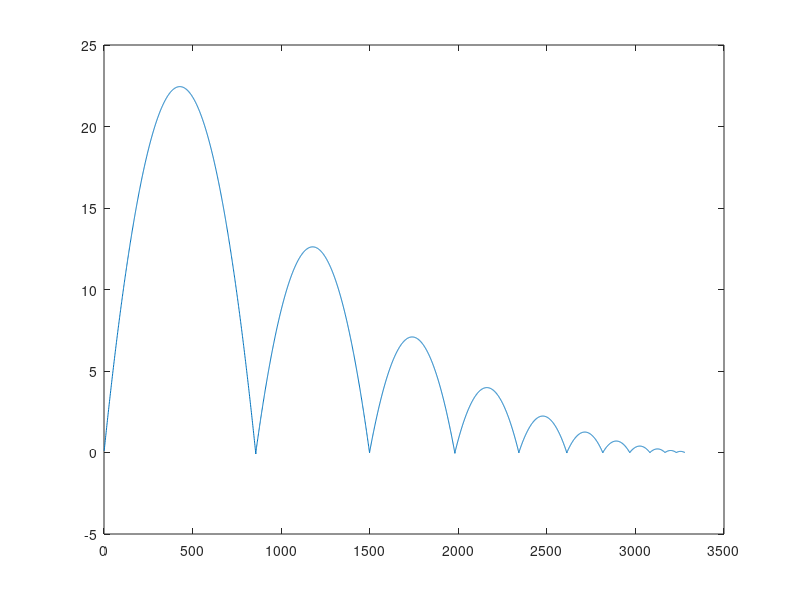
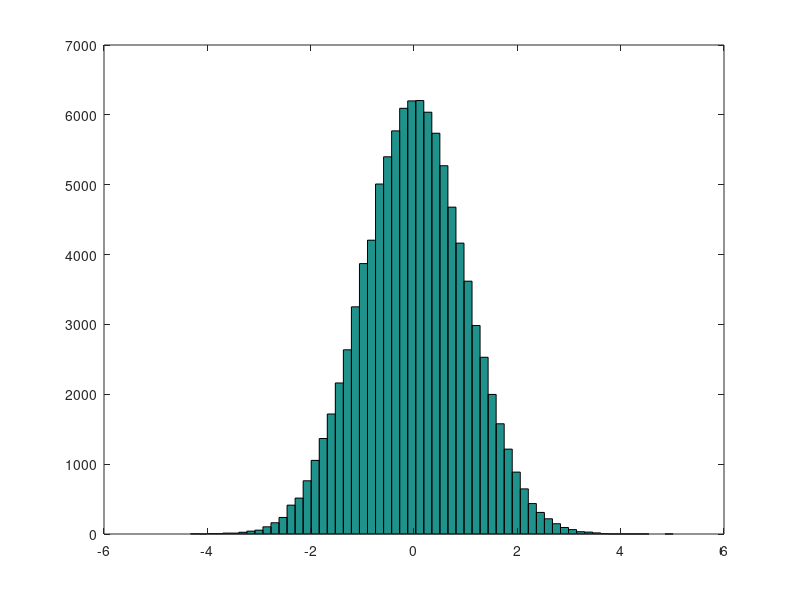
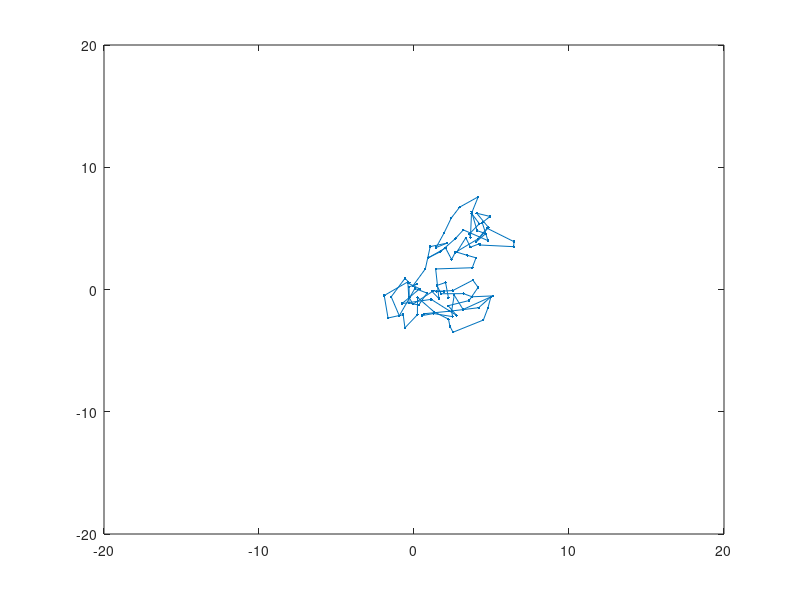
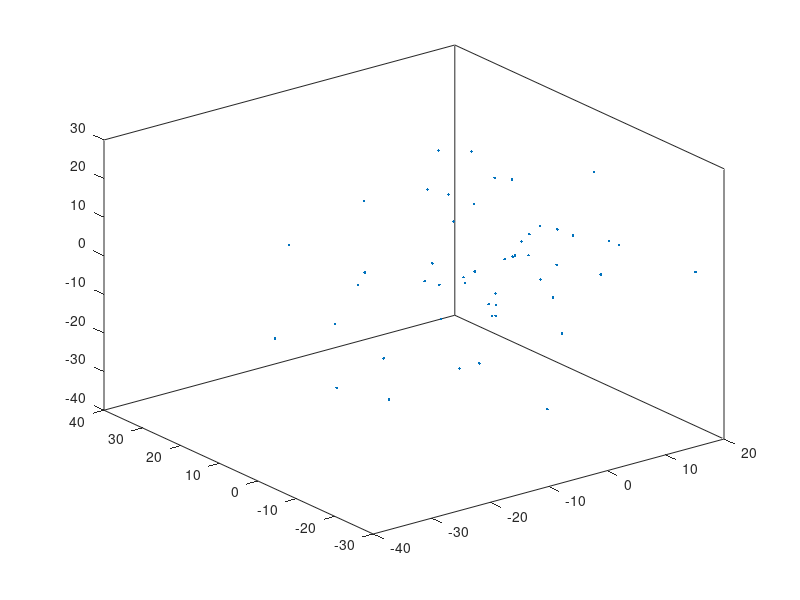

Write MATLAB code to recreate these figures, in order. (Note: this script raises an error after producing the figures.)
%% Orbits Chapter Recap 
% This is an executable program that illustrates the statements
% introduced in the Orbits Chapter of "Experiments in MATLAB".
% You can access it with
%
%    orbits_recap
%    edit orbits_recap
%    publish orbits_recap
%
% Related EXM programs
%
%    bouncer
%    orbits

%   Copyright 2014 Cleve Moler
%   Copyright 2014 The MathWorks, Inc.
%% Core of bouncer, simple gravity. no gravity

   % Initialize

   z0 = eps;
   g = 9.8;
   c = 0.75;
   delta = 0.005;
   v0 = 21;
   y = [];

   % Bounce 

   while v0 >= 1
      v = v0;
      z = z0;
      while z >= 0
         v = v - delta*g;
         z = z + delta*v;
         y = [y  z];
      end
      v0 = c*v0;
   end

   % Simplified graphics

   close all
   figure
   plot(y)

%% Normal random number generator.

   figure
   hist(randn(100000,1),60)


%% Snapshot of two dimensional Brownian motion.

   figure
   m = 100;
   x = cumsum(randn(m,1));
   y = cumsum(randn(m,1));
   plot(x,y,'.-')
   s = 2*sqrt(m);
   axis([-s s -s s]);

%% Snapshot of three dimensional Brownian motion, brownian3

   n = 50;
   delta = 0.125;
   P = zeros(n,3);
   
   for t = 0:10000
      % Normally distributed random velocities.
      V = randn(n,3);
      % Update positions.
      P = P + delta*V;
   end

   figure
   plot3(P(:,1),P(:,2),P(:,3),'.')
   box on

%% Orbits, the n-body problem.

%{
% ORBITS  n-body gravitational attraction for n = 2, 3 or 9.
%   ORBITS(2), two bodies, classical elliptic orbits.
%   ORBITS(3), three bodies, artificial planar orbits.
%   ORBITS(9), nine bodies, the solar system with one sun and 8 planets.
%
%   ORBITS(n,false) turns off the uicontrols and generates a static plot.
%   ORBITS with no arguments is the same as ORBITS(9,true).

   % n = number of bodies.
   % P = n-by-3 array of position coordinates.
   % V = n-by-3 array of velocities
   % M = n-by-1 array of masses
   % H = graphics and user interface handles

   if (nargin < 2)
      gui = true;
   end
   if (nargin < 1);
      n = 9;
   end

   [P,V,M] = initialize_orbits(n);
   H = initialize_graphics(P,gui);

   steps = 20;     % Number of steps between plots
   t = 0;          % time

   while get(H.stop,'value') == 0

      % Obtain step size from slider.
      delta = get(H.speed,'value')/(20*steps);
      
      for k = 1:steps

         % Compute current gravitational forces.
         G = zeros(size(P));
         for i = 1:n
            for j = [1:i-1 i+1:n];
               r = P(j,:) - P(i,:);
               G(i,:) = G(i,:) + M(j)*r/norm(r)^3;
            end
         end
 
         % Update velocities using current gravitational forces.
         V = V + delta*G;
        
         % Update positions using updated velocities.
         P = P + delta*V;

      end

      t = t + steps*delta;
      H = update_plot(P,H,t,gui);
   end

   finalize_graphics(H,gui)
end 
%}

%% Run all three orbits, with 2, 3, and 9 bodies, and no gui.

   figure
   orbits(2,false)

   figure
   orbits(3,false)

   figure
   orbits(9,false)
